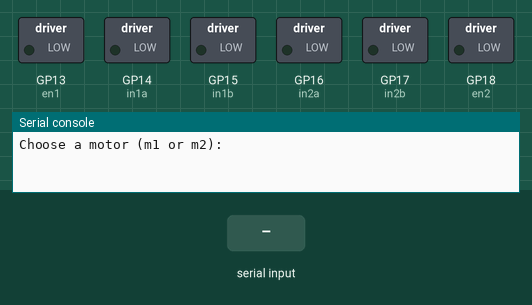
This program was run on a simulated Raspberry Pi Pico running MicroPython. Parts: switched loads named in the program (green lamp = pin HIGH), the last lines printed to the serial console. The test bench sets the inputs (shaded band).

Above: at 1.2 s.
1.3 s: "m1" typed at the serial console, then Enter
2.8 s: "cw" typed at the serial console, then Enter
4.3 s: "5" typed at the serial console, then Enter
At 5.2 s:
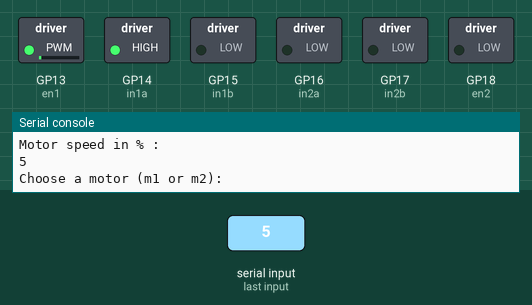
Timing chart, 0 to 7.3 s (numbered marks = the images above; inputs shaded):
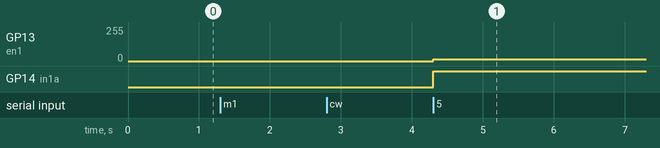

Measured:
- after the input at 4.3 s, GP13 (en1): 0/255 → 13/255 at once; GP14 (in1a): LOW → HIGH at once

The program:

dcMOTORcontrol.py
```python
# importing the reqired libraries
from machine import Pin, PWM
import time

# pin declarations
    # pins for motor 1
en1 = Pin(13, value = 0, mode=Pin.OUT)
in1a = Pin(14, value=0, mode=Pin.OUT)
in1b = Pin(15, value=0, mode=Pin.OUT)

    # pins for motor 2
en2 = Pin(18, value=0, mode=Pin.OUT)
in2a = Pin(16, value=0, mode=Pin.OUT)
in2b = Pin(17, value=0, mode=Pin.OUT)


# set pwm object for the two motors at 60 Hz
    # for motor 1
pwm1 = PWM(en1)
pwm1.freq(60)

    # for motor 2
pwm2 = PWM(en2)
pwm2.freq(60)


# function for motor control
def control(motor,sense,duty):
    # parameters assigned to local variables
    motor = motor
    sense = sense
    duty = duty

    # function logic for motor 1
    if motor == "m1" and sense == "cw":
        # set the sense of rotation
        in1a.value(1)
        in1b.value(0)
        # set the speed of rotation
        pwm1.duty_u16(duty)

    elif motor == "m1" and sense == "ccw":
        # set the sense of rotation
        in1a.value(0)
        in1b.value(1)
        # set the speed of rotation
        pwm1.duty_u16(duty)


    # function logic for motor 2
    elif motor == "m2" and sense == "cw":
        # set the sense of rotation
        in2a.value(1)
        in2b.value(0)
        # set the speed of rotation
        pwm2.duty_u16(duty)

    else:
        # when motor == m2 and sense == ccw
        # set the sense of rotation
        in2a.value(0)
        in2b.value(1)
        # set the speed of rotation
        pwm2.duty_u16(duty)

# assume that only valid inputs are entered .


# main logic of the program
while True:
    motor = input("Choose a motor (m1 or m2): ")
    sense = input("Choose rotation sense (cw or ccw) : ")
    speed = float(input("Motor speed in % : "))

    # convert % speed to 0-65025 range
    duty = int(speed * 65025 / 100) # roundoff to int

    # call the function motor
    control(motor,sense,duty)
```
